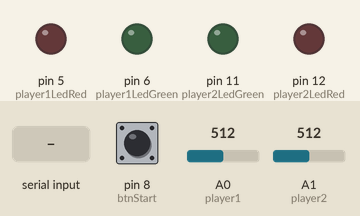
The sketch below on a simulated Arduino Uno, built with avr-gcc and run on an emulated ATmega328P. Parts: output pins drawn as LEDs (lit = HIGH). The test bench sets the inputs (shaded band); at power-on: pin 8 (btnStart) LOW, A0 (player1) = 512, A1 (player2) = 512. What the sketch prints to the serial monitor is not drawn.

Above: at 1.2 s.
1.3 s: byte 1 (1) received over Serial
At 1.9 s:
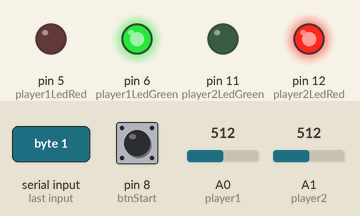
2.8 s: byte 2 (2) received over Serial
At 3.8 s:
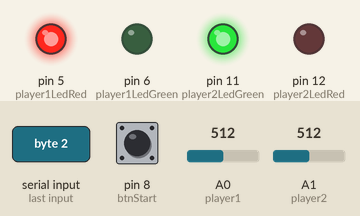
4.3 s: byte 3 (3) received over Serial
At 5.5 s:
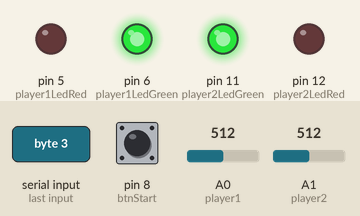
5.8 s: byte 4 (4) received over Serial
At 6.3 s:
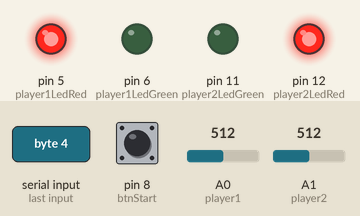
Timing chart, 0 to 8.8 s (numbered marks = the images above; inputs shaded):
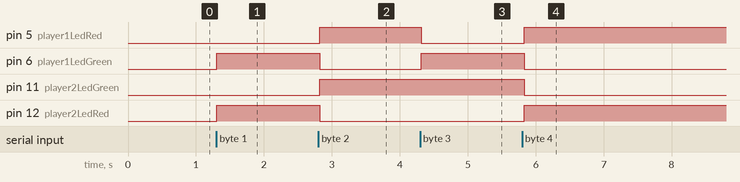

The sketch:

Pong.ino
```cpp
//#include <SoftwareSerial.h>

//#define rxPin 10
//#define txPin 9

const int player1 = A0;
const int player2 = A1;

const int btnStart = 8;

const int player1LedRed = 5;
const int player1LedGreen = 6;

const int player2LedGreen = 11;
const int player2LedRed = 12;

//SoftwareSerial btSerial(rxPin, txPin);

void setup()
{
    //btSerial.begin(9600);
    Serial.begin(9600); // Serieller Monitor Starten

    pinMode(btnStart, INPUT);

    pinMode(player1LedGreen, OUTPUT);
    pinMode(player1LedRed, OUTPUT);
    pinMode(player2LedGreen, OUTPUT);
    pinMode(player2LedRed, OUTPUT);
}

void loop()
{
    delay(30);

    byte data[3];

    data[0] = byte(map(analogRead(player1), 0, 1023, 0, 100));
    data[1] = byte(map(analogRead(player2), 0, 1023, 0, 100));
    data[2] = byte(digitalRead(btnStart));

    //btSerial.write(data, 3);
    Serial.write(data, 3);

    //if(btSerial.available() > 0){
        //byte data = btSerial.read();
	if(Serial.available() > 0){
        byte data = Serial.read();

        switch(data){
            case 0:
                digitalWrite(player1LedGreen, LOW);
                digitalWrite(player1LedRed, LOW);
                digitalWrite(player2LedGreen, LOW);
                digitalWrite(player2LedRed, LOW);
                break;
            case 1:
                setLeds(true, false);
                break;
            case 2:
                setLeds(false, true);
                break;
            case 3:
                setLeds(true, true);
                break;
            case 4:
                setLeds(false, false);
                break;
        }
    }
}

void setLeds(bool player1, bool player2){
    if(player1){
        digitalWrite(player1LedRed, LOW);
        digitalWrite(player1LedGreen, HIGH);
    }else{
        digitalWrite(player1LedGreen, LOW);
        digitalWrite(player1LedRed, HIGH);
    }
    if(player2){
        digitalWrite(player2LedRed, LOW);
        digitalWrite(player2LedGreen, HIGH);
    }else{
        digitalWrite(player2LedGreen, LOW);
        digitalWrite(player2LedRed, HIGH);
    }
}
```

Measured:
- after the input at 1.3 s, pin 6 (player1LedGreen), pin 12 (player2LedRed): LOW → HIGH at once
- after the input at 2.8 s, pin 5 (player1LedRed), pin 11 (player2LedGreen): LOW → HIGH at once; pin 6 (player1LedGreen), pin 12 (player2LedRed): HIGH → LOW at once
- after the input at 4.3 s, pin 5 (player1LedRed): HIGH → LOW at once; pin 6 (player1LedGreen): LOW → HIGH at once
- after the input at 5.8 s, pin 5 (player1LedRed), pin 12 (player2LedRed): LOW → HIGH at once; pin 6 (player1LedGreen), pin 11 (player2LedGreen): HIGH → LOW at once
